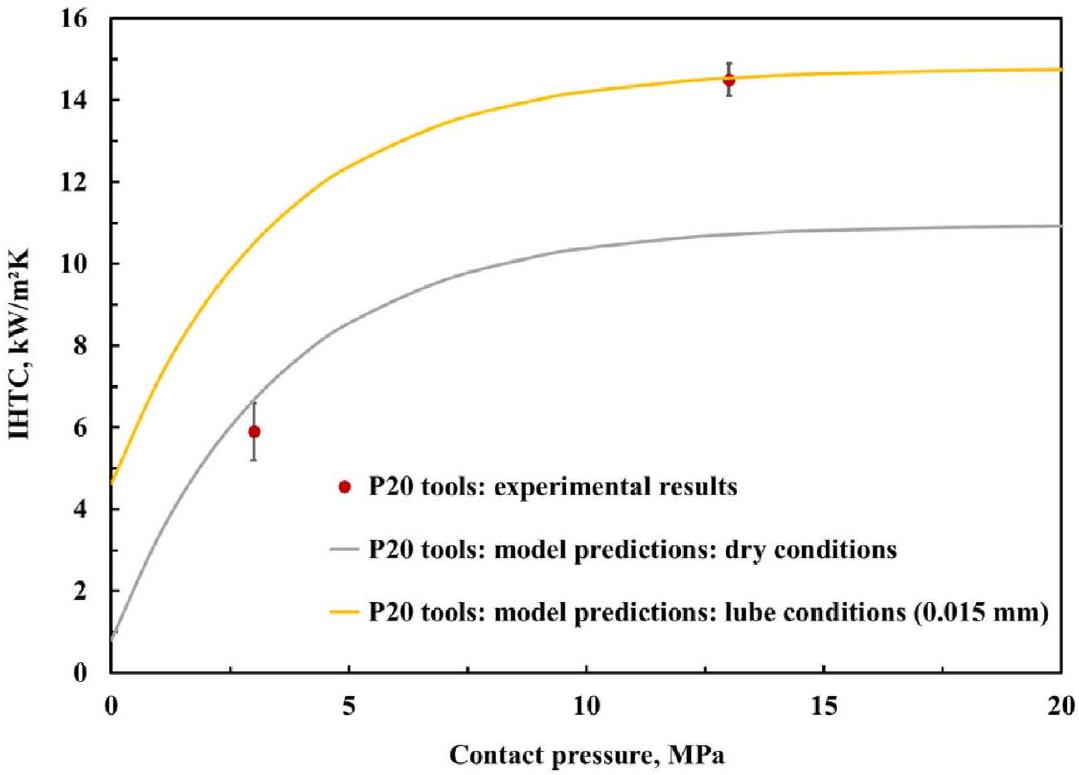
#> input picture src/01_input/sample_pic1.jpg, 1079 x 775 px
$ python -i digitize_figure.py   (imports and definitions only)
#> lines starting #> are read from the running program, lines starting #| are printed output that depends on the picture; after the words box and inside, x2 and y2 are one past the last pixel; in counts of white or black regions, pixels touching at a corner belong together
#> further down, picture is the input picture: shape (775, 1079, 3); mean B, G, R 245.2, 246.1, 246.4
"""Read a paper figure: axis labels, tick scales, and curve series.

Uses EasyOCR (CRAFT + CRNN) for text and OpenCV for the plot frame and
coloured traces.  Pixel positions are mapped to data coordinates from the
tick labels so the extracted series can be compared with a model curve.
"""

from __future__ import annotations

import json
import os
import re
from dataclasses import dataclass, field, replace
from typing import Dict, List, Mapping, Optional, Sequence, Tuple

import cv2
import numpy as np

_FIGURE_EXTS = {".jpg", ".jpeg", ".png", ".webp", ".tif", ".tiff", ".bmp"}

_CAPTION_RE = re.compile(r"^Fig(?:ure)?\.?\s*(\d+[a-z]?)\.\s*(.+)$", re.IGNORECASE | re.MULTILINE)

_THICKNESS_RE = re.compile(
    r"([\d.]+)\s*(mm|um|µm|μm|nm|m)\b",
    re.IGNORECASE,
)

_UNIT_TAIL_RE = re.compile(
    r"[,(\[]?\s*(MPa|GPa|kPa|Pa|kW/?m[\u00b2\u00b3 2]*K?|mm|µm|μm|nm|s|°C|K|N|m/?s|%|m)\s*[)\]]?\s*$",
    re.IGNORECASE,
)

_NUMBER_RE = re.compile(r"^[+\-−]?\d+(?:[.,]\d+)?$")

_X_ALIASES: List[Tuple[re.Pattern[str], str]] = [
    (re.compile(r"contact\s*pressure", re.I), "P"),
    (re.compile(r"\bpressure\b", re.I), "P"),
    (re.compile(r"sliding\s+distance", re.I), "s"),
    (re.compile(r"\btime\b", re.I), "t"),
    (re.compile(r"\btemperature\b", re.I), "T"),
]

_Y_ALIASES: List[Tuple[re.Pattern[str], str]] = [
    (re.compile(r"\bihtc\b", re.I), "h"),
    (re.compile(r"\b(?:ch)?htc\b", re.I), "h"),
    (re.compile(r"interfacial\s+heat\s+transfer", re.I), "h"),
    (re.compile(r"\bcof\b", re.I), "mu"),
    (re.compile(r"coefficient\s+of\s+friction", re.I), "mu"),
    (re.compile(r"\bfriction\b", re.I), "mu"),
]

_ALIASES: List[Tuple[re.Pattern[str], str]] = _Y_ALIASES + _X_ALIASES

_MODEL_RE = re.compile(r"model|predict", re.I)
_EXPERIMENT_RE = re.compile(r"experiment|measured|test\s+result", re.I)
_DRY_RE = re.compile(r"\bdry\b", re.I)
_LUBE_RE = re.compile(r"lube|lubricat", re.I)
#: EasyOCR often reads the tool steel ``P20`` as ``P2O`` (zero vs letter O).
_OCR_TOOL_FIXES: List[Tuple[re.Pattern[str], str]] = [
    (re.compile(r"\bP2O\b", re.I), "P20"),
    (re.compile(r"\bP2\s*0\b"), "P20"),
    (re.compile(r"\bH1S\b", re.I), "H13"),
]

_LEGEND_SCALE = 2.5
_READER = None


class DigitizeError(ValueError):
    """The figure could not be turned into calibrated (x, y) series."""


@dataclass
class OcrBox:
    text: str
    conf: float
    pts: np.ndarray  # 4x2
    cx: float
    cy: float
    x0: float
    y0: float
    x1: float
    y1: float


@dataclass
class AxisCalib:
    """Linear (or log-linear) map from pixel coordinates to data values."""

    x0: float
    y0: float
    x1: float
    y1: float
    xmin: float
    xmax: float
    ymin: float
    ymax: float
    ax: float
    bx: float
    ay: float
    by: float
    log_x: bool = False
    log_y: bool = False

    @property
    def width(self) -> float:
        return self.x1 - self.x0

    @property
    def height(self) -> float:
        return self.y1 - self.y0

    # [17 lines left out: functions to_data, to_pixel, not called in this run]

    def polyline_pixels(self, x: Sequence[float], y: Sequence[float]) -> np.ndarray:
        pts = [self.to_pixel(float(a), float(b)) for a, b in zip(x, y)]
        return np.asarray(pts, dtype=np.int32)


@dataclass
class Series:
    name: str
    x: np.ndarray
    y: np.ndarray
    colour_bgr: Tuple[int, int, int]
    kind: str = "line"
    is_model: bool = True
    tool: Optional[str] = None
    delta: Optional[float] = None


@dataclass
class DigitizedFigure:
    path: str
    x_label: str
    y_label: str
    x_unit: str
    y_unit: str
    x_symbol: Optional[str]
    y_symbol: Optional[str]
    calib: AxisCalib
    series: List[Series] = field(default_factory=list)
    legend_text: List[str] = field(default_factory=list)
    captions: List[str] = field(default_factory=list)
    image_bgr: Optional[np.ndarray] = field(default=None, repr=False)

    def model_series(self) -> List[Series]:
        models = [s for s in self.series if s.is_model]
        return models or list(self.series)

    # [28 lines left out: function to_meta, not called in this run]


def extract_captions(markdown: str) -> List[str]:
    """Figure captions from Mathpix-style ``Fig. N. ...`` lines."""
    return [match.group(2).strip() for match in _CAPTION_RE.finditer(markdown or "")]


def is_figure_path(path: str) -> bool:
    return os.path.splitext(path)[1].lower() in _FIGURE_EXTS


# [116 lines left out: functions digitize_figure, save_digitized, match_axis_symbol, split_label_unit, not called in this run]


def find_plot_frame(image: np.ndarray) -> Tuple[int, int, int, int]:
    """Return ``(x0, y0, x1, y1)`` of the largest axes rectangle."""
    return find_plot_frames(image)[0]


def find_plot_frames(image: np.ndarray) -> List[Tuple[int, int, int, int]]:
    """Return every likely axes rectangle, largest first.

    Multi-panel figures have several subplot frames, each well below 20% of
    the full image.  Those used to be rejected, leaving a single fallback crop
    that does not line up with any tick labels.
    """
    grey = cv2.cvtColor(image, cv2.COLOR_BGR2GRAY)
    h, w = grey.shape
#> h = 775; w = 1079
    _, bw = cv2.threshold(grey, 80, 255, cv2.THRESH_BINARY_INV)
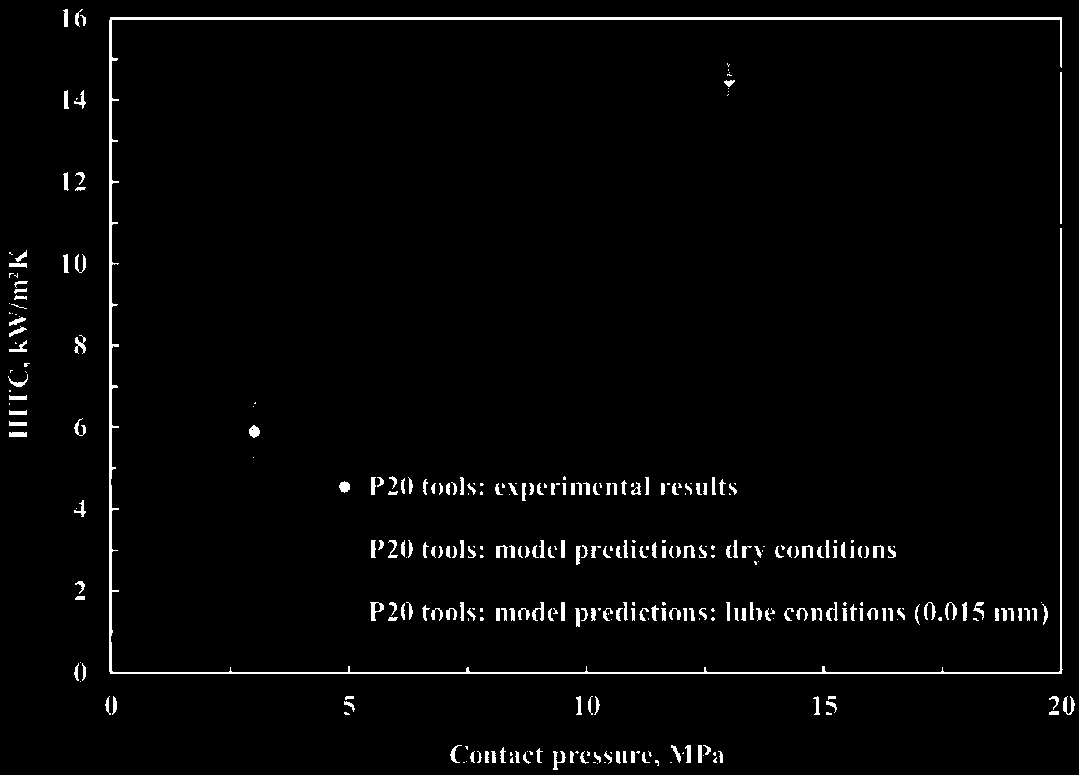
#> bw: shape (775, 1079); 2.4% white; 334 white regions (114 under 20 px), largest, box (x1, y1, x2, y2) and area: (109, 17, 1063, 674) 7971, (1060, 72, 1062, 224) 304, (370, 602, 384, 621) 121
    kernel_h = cv2.getStructuringElement(cv2.MORPH_RECT, (max(20, w // 12), 1))
    kernel_v = cv2.getStructuringElement(cv2.MORPH_RECT, (1, max(20, h // 12)))
#> kernel_v = 64 values from 1 to 1
    lines = cv2.bitwise_or(
        cv2.morphologyEx(bw, cv2.MORPH_OPEN, kernel_h),
        cv2.morphologyEx(bw, cv2.MORPH_OPEN, kernel_v),
    )
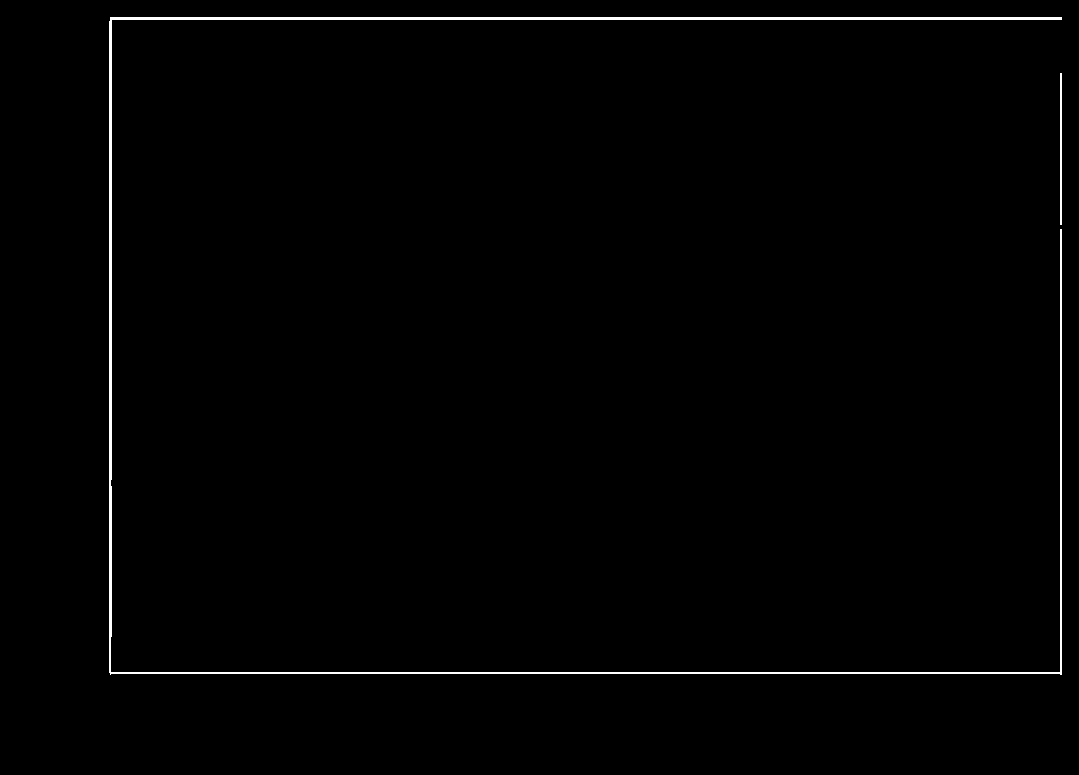
#> lines: shape (775, 1079); 0.94% white; 2 white regions
    contours, _ = cv2.findContours(lines, cv2.RETR_EXTERNAL, cv2.CHAIN_APPROX_SIMPLE)
#> contours = 2 contours; box (x1, y1, x2, y2) and area: (109, 17, 1062, 675) 4563, (1060, 73, 1062, 225) 151
    area_img = float(h * w)
#> area_img = 836225
    found: List[Tuple[int, int, int, int]] = []
    for contour in contours:
        x, y, ww, hh = cv2.boundingRect(contour)
        area = ww * hh
        if area < 0.10 * area_img or ww < 0.18 * w or hh < 0.18 * h:
            continue
        if abs(ww / max(hh, 1) - 1) > 4:
            continue
        found.append((x, y, x + ww, y + hh))
#> this loop made 2 passes
#> (contour, x, y, ww, hh, area) on pass 1: ([[1060, 73], [1060, 224], [1061, 224], [1061, 73]], 1060, 73, 2, 152, 304)
#> (x, y, ww, hh, area) on pass 2: (109, 17, 953, 658, 627074)
#> after the loop, found = [(109, 17, 1062, 675)]
    found = _dedupe_frames(found)
    found.sort(key=_frame_area, reverse=True)
    if found:
        return found
    return [(int(0.12 * w), int(0.08 * h), int(0.98 * w), int(0.88 * h))]


# [286 lines left out: functions choose_plot_frame, read_text, calibrate_axes, extract_series, thickness_to_metres, parse_thicknesses and 4 more, not called in this run]


# --------------------------------------------------------------------------- #
# Internals
# --------------------------------------------------------------------------- #

def _frame_area(frame: Tuple[int, int, int, int]) -> int:
    return max(0, frame[2] - frame[0]) * max(0, frame[3] - frame[1])


# [8 lines left out: function _frame_intersection, not called in this run]


def _dedupe_frames(
    frames: Sequence[Tuple[int, int, int, int]], iou: float = 0.5
) -> List[Tuple[int, int, int, int]]:
    """Keep the largest copy of overlapping / nested subplot boxes."""
#> called with iou = 0.5
    kept: List[Tuple[int, int, int, int]] = []
    for frame in sorted(frames, key=_frame_area, reverse=True):
        drop = False
        for other in kept:
            inter = _frame_intersection(frame, other)
            smaller = min(_frame_area(frame), _frame_area(other))
            union = _frame_area(frame) + _frame_area(other) - inter
            if union and inter / union >= iou:
                drop = True
                break
            if smaller and inter / smaller >= 0.85:
                drop = True
                break
        if not drop:
            kept.append(frame)
#> this loop made 1 pass
#> after the loop, kept = [(109, 17, 1062, 675)]
    return kept


# [411 lines left out: functions _easyocr_reader, _parse_number, _axis_ticks, _dedupe_ticks, _reject_tick_outliers, _axis_labels and 17 more, not called in this run]

>>> import cv2
>>> picture = cv2.imread('../01_input/sample_pic1.jpg')
>>> result = find_plot_frame(picture)
#> result = (109, 17, 1062, 675)
